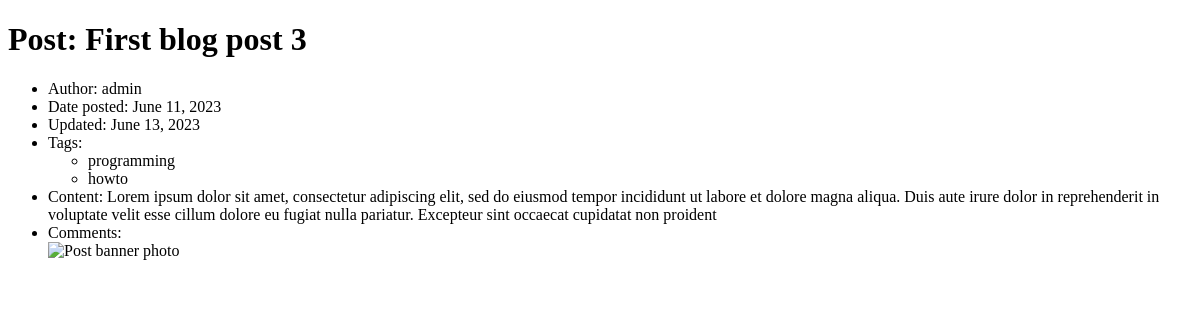
The page /blog/posts/18 on the database as committed earlier.
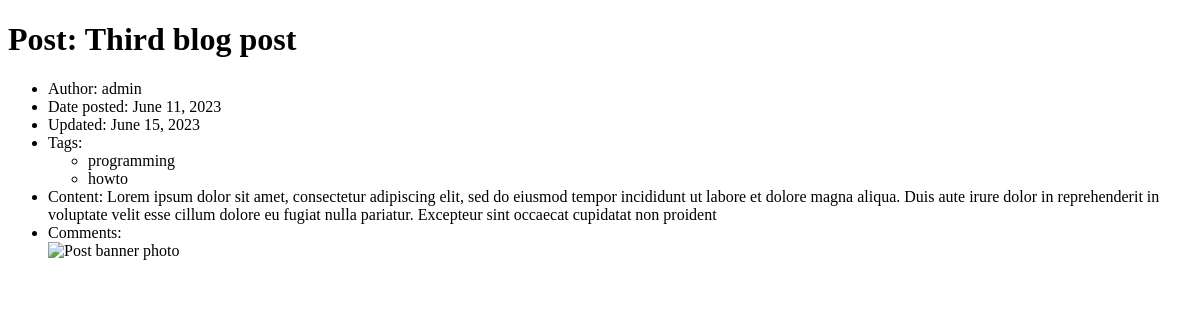
The same page on the database as committed later.
### blogapp/models.py (models this page shows, shortened)
class Post(models.Model):
    title = models.CharField(max_length=200)
    author = models.ForeignKey(User,
                                on_delete=models.CASCADE,
                                related_name="posts")
    date_posted = models.DateField()
    date_updated = models.DateField(auto_now=True, blank=True)
    tags = models.ManyToManyField(Tag, related_name="posts")
    content = models.TextField()
    img = models.URLField(max_length=250)
    views = models.IntegerField(default=0, blank=True)
    slug = models.SlugField(null=False, unique=True, default='temp')

class User(models.Model):
    username = models.CharField(max_length=50)
    name = models.CharField(max_length=50)
    password = models.CharField(max_length=50)
    mail = models.EmailField(max_length=100)
    bio = models.CharField(max_length=500)
    avatar = models.URLField(max_length=250)
    slug = models.SlugField(null=False, unique=True, default='temp')
    def __str__(self):
        return self.username

### blogapp/views.py (the view)
# urls.py: path("posts/<int:pk>", PostDetailView.as_view(), name="post_detail"),
class PostDetailView(DetailView):
    model = Post
    template_name = "blogapp/post_detail.html"

### blogapp/models.py (called while the page is built)
    def __str__(self):
        return self.name

### blogapp/templates/blogapp/post_detail.html (shortened to what this page needs)
<!DOCTYPE html>
<html lang="en">
<head>
</head>
<body>
    <h1>Post: {{object.title}} </h1>
    <ul>
        <li>Author: {{object.author}}</li>
        <li>Date posted: {{object.date_posted}}</li>
        <li>Updated: {{object.date_updated}}</li>
        <li>Tags:
            <ul>
            {% for tag in object.tags.all %}
            <li>{{tag}}</li>
            {% endfor %}
            </ul>
        </li>
        <li>Content: {{object.content}}</li>
        <li>Comments:
        </li>
        <img src="{{object.img}}" alt="Post banner photo">
    </ul>
</body>
</html>

Rows that differ between the two databases and show on the page:
changed Post "admin": title "First blog post 3" → "Third blog post"; date_updated "June 13, 2023" → "June 15, 2023"
